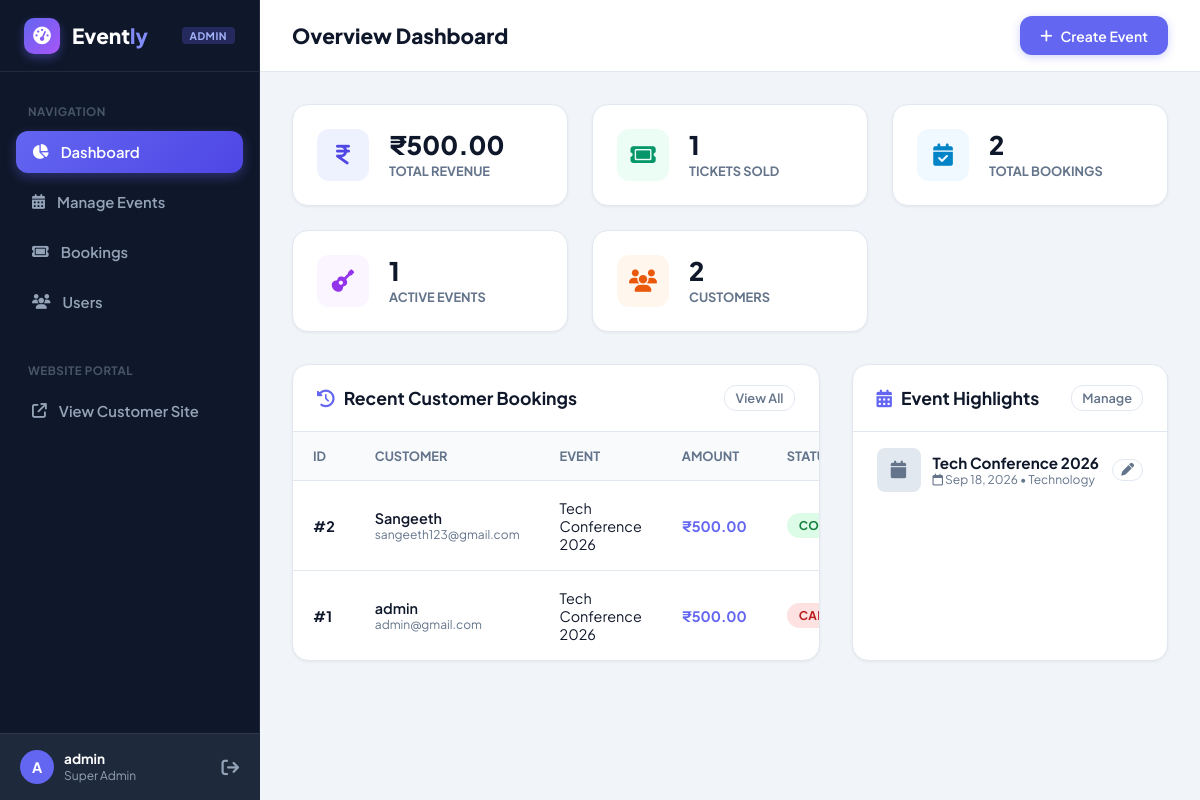
/adminpanel/dashboard/ (signed in), run on the app's committed database.
### customer/models.py (models this page shows, shortened)
class Booking(models.Model):
    user = models.ForeignKey(
        User,
        on_delete=models.CASCADE
    )
    event = models.ForeignKey(
        'events.Event',
        on_delete=models.CASCADE
    )
    total_amount = models.DecimalField(
        max_digits=10,
        decimal_places=2
    )
    booking_date = models.DateTimeField(
        auto_now_add=True
    )
    status = models.CharField(
        max_length=20,
        default='Confirmed'
    )

### events/models.py (models this page shows)
class Event(models.Model):
    name = models.CharField(max_length=200)
    description = models.TextField()
    category = models.CharField(max_length=100)
    date = models.DateField()
    time = models.TimeField()
    venue = models.CharField(max_length=200)
    location = models.CharField(max_length=200)
    image = models.ImageField(
        upload_to='event_images/',
        blank=True,
        null=True
    )

### adminpanel/views.py (the view)
# urls.py: path('dashboard/', views.admin_dashboard, name='admin_dashboard'),
@user_passes_test(lambda u: u.is_authenticated and u.is_staff, login_url='admin_login')
def admin_dashboard(request):
    total_users = User.objects.filter(is_staff=False).count()
    total_events = Event.objects.count()
    total_bookings = Booking.objects.count()
    confirmed_bookings = Booking.objects.filter(status='Confirmed')
    total_tickets_sold = sum(
        item.quantity
        for booking in confirmed_bookings
        for item in booking.items.all()
    )
    total_revenue = confirmed_bookings.aggregate(total=Sum('total_amount'))['total'] or 0
    recent_bookings = Booking.objects.select_related('user', 'event').order_by('-booking_date')[:6]
    recent_events = Event.objects.annotate(tickets_count=Count('ticket_types')).order_by('-date')[:5]
    return render(
        request,
        'dashboard.html',
        {
            'total_users': total_users,
            'total_events': total_events,
            'total_bookings': total_bookings,
            'total_tickets_sold': total_tickets_sold,
            'total_revenue': total_revenue,
            'recent_bookings': recent_bookings,
            'recent_events': recent_events,
        }
    )

### adminpanel/templates/dashboard.html (shortened to what this page needs)
{% extends 'admin_base.html' %}
{% block page_title %}Overview Dashboard{% endblock %}
{% block content %}
<div class="stats-grid">
    <div class="stat-card">
        <div class="stat-icon" style="background: #eef2ff; color: #4f46e5;">
            <i class="fa-solid fa-indian-rupee-sign"></i>
        </div>
        <div>
            <div class="stat-val">₹{{ total_revenue|floatformat:2 }}</div>
            <div class="stat-label">Total Revenue</div>
        </div>
    </div>
    <div class="stat-card">
        <div class="stat-icon" style="background: #ecfdf5; color: #059669;">
            <i class="fa-solid fa-ticket"></i>
        </div>
        <div>
            <div class="stat-val">{{ total_tickets_sold }}</div>
            <div class="stat-label">Tickets Sold</div>
        </div>
    </div>
    <div class="stat-card">
        <div class="stat-icon" style="background: #f0f9ff; color: #0284c7;">
            <i class="fa-solid fa-calendar-check"></i>
        </div>
        <div>
            <div class="stat-val">{{ total_bookings }}</div>
            <div class="stat-label">Total Bookings</div>
        </div>
    </div>
    <div class="stat-card">
        <div class="stat-icon" style="background: #faf5ff; color: #9333ea;">
            <i class="fa-solid fa-guitar"></i>
        </div>
        <div>
            <div class="stat-val">{{ total_events }}</div>
            <div class="stat-label">Active Events</div>
        </div>
    </div>
    <div class="stat-card">
        <div class="stat-icon" style="background: #fff7ed; color: #ea580c;">
            <i class="fa-solid fa-users"></i>
        </div>
        <div>
            <div class="stat-val">{{ total_users }}</div>
            <div class="stat-label">Customers</div>
        </div>
    </div>
</div>
<div class="dashboard-layout">
    <div class="data-card">
        <div class="card-header-bar">
            <h3><i class="fa-solid fa-clock-rotate-left" style="color: var(--primary); margin-right: 6px;"></i> Recent Customer Bookings</h3>
            <a href="{% url 'admin_bookings' %}" class="btn btn-outline" style="padding: 4px 10px; font-size: 0.8rem;">View All</a>
        </div>
        <table class="data-table">
            <thead>
                <tr>
                    <th>ID</th>
                    <th>Customer</th>
                    <th>Event</th>
                    <th>Amount</th>
                    <th>Status</th>
                </tr>
            </thead>
            <tbody>
                {% for booking in recent_bookings %}
                <tr>
                    <td style="font-weight: 700;">#{{ booking.id }}</td>
                    <td>
                        <div style="font-weight: 600;">{{ booking.user.first_name|default:booking.user.username }}</div>
                        <div style="font-size: 0.75rem; color: var(--text-muted);">{{ booking.user.email }}</div>
                    </td>
                    <td>{{ booking.event.name }}</td>
                    <td style="font-weight: 700; color: var(--primary);">₹{{ booking.total_amount }}</td>
                    <td>
                        {% if booking.status == 'Confirmed' %}
                            <span class="badge badge-success">Confirmed</span>
                        {% else %}
                            <span class="badge badge-danger">Cancelled</span>
                        {% endif %}
                    </td>
                </tr>
                {% empty %}
                <tr>
                    <td colspan="5" style="text-align: center; color: var(--text-muted); padding: 2rem;">No bookings made yet.</td>
                </tr>
                {% endfor %}
            </tbody>
        </table>
    </div>
    <div class="data-card">
        <div class="card-header-bar">
            <h3><i class="fa-solid fa-calendar-days" style="color: var(--primary); margin-right: 6px;"></i> Event Highlights</h3>
            <a href="{% url 'admin_events' %}" class="btn btn-outline" style="padding: 4px 10px; font-size: 0.8rem;">Manage</a>
        </div>
        <div>
            {% for event in recent_events %}
            <div class="recent-event-item">
                <div style="display: flex; align-items: center; gap: 12px;">
                    {% if event.image %}
                        <img src="{{ event.image.url }}" alt="{{ event.name }}" class="event-minithumb">
                    {% else %}
                        <div class="event-minithumb"><i class="fa-solid fa-calendar"></i></div>
                    {% endif %}
                    <div>
                        <div style="font-weight: 700; font-size: 0.95rem;">{{ event.name }}</div>
                        <div style="font-size: 0.75rem; color: var(--text-muted);">
                            <i class="fa-regular fa-calendar"></i> {{ event.date|date:"M d, Y" }} &bull; {{ event.category }}
                        </div>
                    </div>
                </div>
                <a href="{% url 'admin_edit_event' event.id %}" class="btn btn-outline" style="padding: 4px 8px; font-size: 0.8rem;" title="Edit Event">
                    <i class="fa-solid fa-pen"></i>
                </a>
            </div>
            {% empty %}
            <div style="text-align: center; color: var(--text-muted); padding: 2rem;">No events scheduled.</div>
            {% endfor %}
        </div>
    </div>
</div>
{% endblock %}

### adminpanel/templates/admin_base.html (shortened to what this page needs)
<!DOCTYPE html>
<html lang="en">
<head>
    <link rel="stylesheet" href="https://cdnjs.cloudflare.com/ajax/libs/font-awesome/6.5.1/css/all.min.css">
</head>
<body>
    <aside class="admin-sidebar">
        <a href="{% url 'admin_dashboard' %}" class="sidebar-brand">
            <div class="logo-icon"><i class="fa-solid fa-gauge-high"></i></div>
            <span>Event<span style="color: #818cf8;">ly</span></span>
            <span class="badge-admin">Admin</span>
        </a>
        <ul class="sidebar-nav">
            <li class="sidebar-label">Navigation</li>
            <li class="nav-item">
                <a href="{% url 'admin_dashboard' %}" class="{% if request.resolver_match.url_name == 'admin_dashboard' %}active{% endif %}">
                    <i class="fa-solid fa-chart-pie"></i> Dashboard
                </a>
            </li>
            <li class="nav-item">
                <a href="{% url 'admin_events' %}" class="{% if 'event' in request.resolver_match.url_name %}active{% endif %}">
                    <i class="fa-solid fa-calendar-days"></i> Manage Events
                </a>
            </li>
            <li class="nav-item">
                <a href="{% url 'admin_bookings' %}" class="{% if 'booking' in request.resolver_match.url_name %}active{% endif %}">
                    <i class="fa-solid fa-ticket"></i> Bookings
                </a>
            </li>
            <li class="nav-item">
                <a href="{% url 'admin_users' %}" class="{% if 'user' in request.resolver_match.url_name %}active{% endif %}">
                    <i class="fa-solid fa-users"></i> Users
                </a>
            </li>
            <li class="sidebar-label" style="margin-top: 1.5rem;">Website Portal</li>
            <li class="nav-item">
                <a href="{% url 'home' %}" target="_blank">
                    <i class="fa-solid fa-arrow-up-right-from-square"></i> View Customer Site
                </a>
            </li>
        </ul>
        <div class="sidebar-footer">
            <div class="admin-user-info">
                <div class="admin-avatar">{{ request.user.username|make_list|first|upper }}</div>
                <div>
                    <div class="admin-name">{{ request.user.first_name|default:request.user.username }}</div>
                    <div class="admin-role">Super Admin</div>
                </div>
            </div>
            <a href="{% url 'admin_logout' %}" style="color: #94a3b8; text-decoration: none; font-size: 1.1rem;" title="Logout">
                <i class="fa-solid fa-arrow-right-from-bracket"></i>
            </a>
        </div>
    </aside>
    <div class="admin-main">
        <header class="admin-topbar">
            <h1 class="topbar-title">{% block page_title %}Dashboard{% endblock %}</h1>
            <div class="topbar-actions">
                {% block topbar_actions %}
                    <a href="{% url 'admin_add_event' %}" class="btn btn-primary">
                        <i class="fa-solid fa-plus"></i> Create Event
                    </a>
                {% endblock %}
            </div>
        </header>
        <div class="admin-content">
            {% block content %}{% endblock %}
        </div>
    </div>
</body>
</html>

### adminpanel/templates/dashboard.html (style rules this page uses)
.stats-grid { display: grid; grid-template-columns: repeat(auto-fit, minmax(220px, 1fr)); gap: 1.5rem; margin-bottom: 2rem; }
.stat-card { background: white; border-radius: var(--radius-lg); padding: 1.5rem; border: 1px solid var(--border); box-shadow: var(--shadow-sm); display: flex; align-items: center; gap: 1.25rem; transition: var(--transition); }
.stat-icon { width: 52px; height: 52px; border-radius: var(--radius-md); display: flex; align-items: center; justify-content: center; font-size: 1.4rem; flex-shrink: 0; }
.stat-val { font-size: 1.6rem; font-weight: 800; color: var(--text-main); line-height: 1.1; }
.stat-label { font-size: 0.8rem; color: var(--text-muted); text-transform: uppercase; font-weight: 700; margin-top: 4px; }
.dashboard-layout { display: grid; grid-template-columns: 2fr 1.2fr; gap: 2rem; }
.card-header-bar { padding: 1.25rem 1.5rem; border-bottom: 1px solid var(--border); display: flex; align-items: center; justify-content: space-between; }
.card-header-bar h3 { font-size: 1.1rem; font-weight: 700; color: var(--text-main); }
.recent-event-item { display: flex; align-items: center; justify-content: space-between; padding: 1rem 1.5rem; border-bottom: 1px solid var(--border); }
.recent-event-item:last-child { border-bottom: none; }
.event-minithumb { width: 44px; height: 44px; border-radius: 8px; background: #e2e8f0; object-fit: cover; display: flex; align-items: center; justify-content: center; color: #64748b; font-size: 1.1rem; }

### data on the page
Booking: id "2", user.first_name "Sangeeth", user.email "sangeeth123@gmail.com", event.name "Tech Conference 2026", total_amount "500.00", status "CONFIRMED"
Booking: id "1", user.first_name "admin", user.email "admin@gmail.com", event.name "Tech Conference 2026", total_amount "500.00", status "CANCELLED"
Event: name "Tech Conference 2026", date "Sep 18, 2026", category "Technology"

### other printed values
{{ request.user.username|make_list|first|upper }} "A"
{{ request.user.first_name|default:request.user.username }} "admin"
{{ total_revenue|floatformat:2 }} "500.00"
{{ total_tickets_sold }} "1"
{{ total_bookings }} "2"
{{ total_events }} "1"
{{ total_users }} "2"
